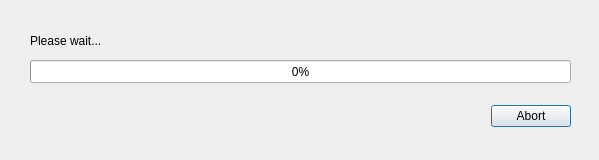
<?xml version="1.0" encoding="UTF-8"?>
<ui version="4.0">
 <class>QProgressDialog</class>
 <widget class="QDialog" name="QProgressDialog">
  <property name="geometry">
   <rect>
    <x>0</x>
    <y>0</y>
    <width>599</width>
    <height>160</height>
   </rect>
  </property>
  <property name="windowTitle">
   <string>Dialog</string>
  </property>
  <widget class="QDialogButtonBox" name="buttonBox">
   <property name="geometry">
    <rect>
     <x>30</x>
     <y>100</y>
     <width>541</width>
     <height>32</height>
    </rect>
   </property>
   <property name="orientation">
    <enum>Qt::Horizontal</enum>
   </property>
   <property name="standardButtons">
    <set>QDialogButtonBox::Abort</set>
   </property>
  </widget>
  <widget class="QProgressBar" name="progressBar">
   <property name="geometry">
    <rect>
     <x>30</x>
     <y>60</y>
     <width>541</width>
     <height>23</height>
    </rect>
   </property>
   <property name="value">
    <number>0</number>
   </property>
  </widget>
  <widget class="QLabel" name="label">
   <property name="geometry">
    <rect>
     <x>30</x>
     <y>31</y>
     <width>541</width>
     <height>20</height>
    </rect>
   </property>
   <property name="text">
    <string>Please wait...</string>
   </property>
  </widget>
 </widget>
 <resources/>
 <connections>
  <connection>
   <sender>buttonBox</sender>
   <signal>rejected()</signal>
   <receiver>QProgressDialog</receiver>
   <slot>reject()</slot>
   <hints>
    <hint type="sourcelabel">
     <x>336</x>
     <y>100</y>
    </hint>
    <hint type="destinationlabel">
     <x>286</x>
     <y>159</y>
    </hint>
   </hints>
  </connection>
 </connections>
</ui>
